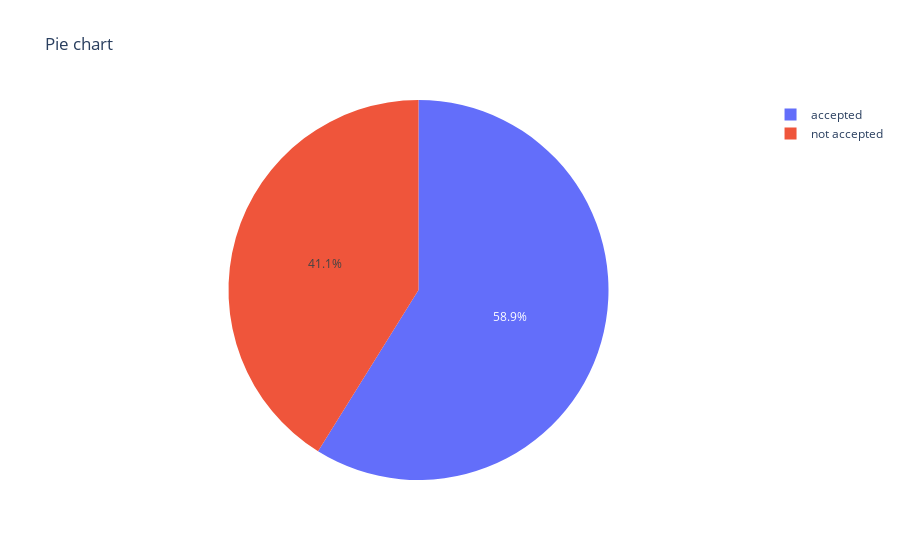

Here is the notebook cell this chart was saved with:
### Code cell
fig = px.pie(df, values=x, names=labels,title='Pie chart')
fig.show()
#12.5% restraunts book tables
#approx 60% reestraunts accept online order

### Figure 1 — Plotly figure (JSON) as saved in the notebook; plotly's stock layout.template omitted (floating-point values rounded to 4 significant figures)
{"data": [{"domain": {"x": [0, 1], "y": [0, 1]}, "hovertemplate": "label=%{label}<br>value=%{value}<extra></extra>", "labels": ["accepted", "not accepted"], "legendgroup": "", "name": "", "showlegend": true, "type": "pie", "values": [30444, 21273]}], "layout": {"legend": {"tracegroupgap": 0}, "title": {"text": "Pie chart"}}}
